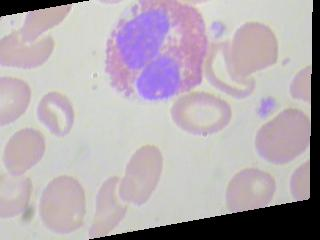
#> input picture Eosinophil_1.jpeg, 320 x 240 px
$ python main.py
#> lines starting #> are read from the running program, lines starting #| are printed output that depends on the picture
import numpy as np
import matplotlib.pyplot as plt
from PIL import Image

def cmb(path, angle):
    """Combines all of the preprocessing functions"""
#> called with path = 'Eosinophil_1.jpeg', angle = -2
    #we import the image as a numpy array
    image = np.array(Image.open(path))
#> image is the input picture: shape (240, 320, 3); mean R, G, B 180.3, 171.1, 177.3
    #we convert the image to grayscale
    grayscale_img = np.dot(image[..., :3], [0.2989, 0.5870, 0.1140])
    #we rotate the image to fit better in the frame
    rotated_img = np.array(Image.fromarray(grayscale_img).rotate(angle))
    #we remove the black background that remains after the rotation
    removed_black_img = np.where(rotated_img <= 20, 255, rotated_img)
    return removed_black_img

# [75 lines left out: functions show_all_images, show_image_set, contrast_enhancement, binary_thresholding, power_function, not called in this run]

def main():
    #import all of the images, with the preprocessing done
    eosinophil = [cmb('Eosinophil_1.jpeg', -2), cmb('Eosinophil_2.jpeg', -15), cmb('Eosinophil_3.jpeg', -5)]
#> call 2 of cmb, with path = 'Eosinophil_2.jpeg', angle = -15
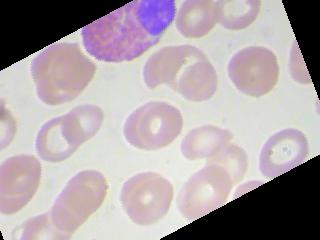
#> input picture Eosinophil_2.jpeg, 320 x 240 px
#> in cmb, image is the input picture: shape (240, 320, 3); mean R, G, B 171.5, 161.2, 165.5
#> call 3 of cmb, with path = 'Eosinophil_3.jpeg', angle = -5
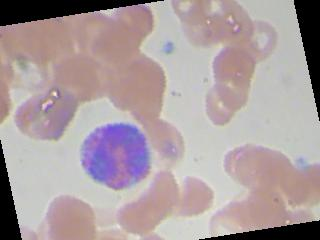
#> input picture Eosinophil_3.jpeg, 320 x 240 px
#> in cmb, image is the input picture: shape (240, 320, 3); mean R, G, B 171.1, 157.3, 159.3
    lymphocyte = [cmb('Lymphocyte_1.jpeg', 15), cmb('Lymphocyte_2.jpeg', 5), cmb('Lymphocyte_3.jpeg', 5)]
#> call 4 of cmb, with path = 'Lymphocyte_1.jpeg', angle = 15
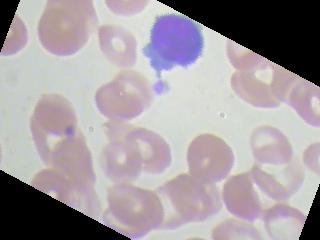
#> input picture Lymphocyte_1.jpeg, 320 x 240 px
#> in cmb, image is the input picture: shape (240, 320, 3); mean R, G, B 162.7, 155.1, 159.8
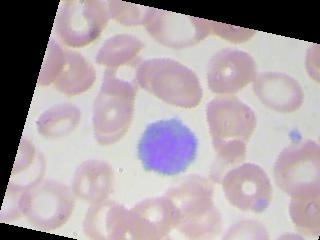
#> input picture Lymphocyte_2.jpeg, 320 x 240 px
#> in cmb, image is the input picture: shape (240, 320, 3); mean R, G, B 172.6, 161.8, 167
#> in cmb (call 5), `removed_black_img = np.where(rotated_img <= 20, 255, rotated_img)`:
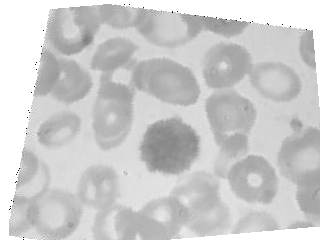
#> removed_black_img: shape (240, 320) float32; min 20.06, max 255, mean 204.3
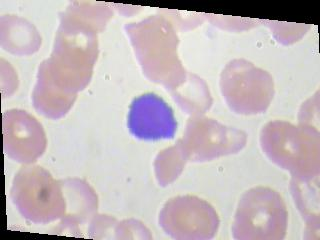
#> input picture Lymphocyte_3.jpeg, 320 x 240 px
#> in cmb, image is the input picture: shape (240, 320, 3); mean R, G, B 196.9, 185.1, 190
#> in cmb (call 6), `removed_black_img = np.where(rotated_img <= 20, 255, rotated_img)`:
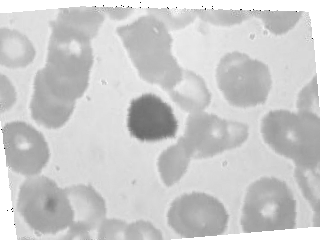
#> removed_black_img: shape (240, 320) float32; min 20.02, max 255, mean 203.5
    monocyte = [cmb('Monocyte_1.jpeg', 5), cmb('Monocyte_2.jpeg', -5), cmb('Monocyte_3.jpeg', 2)]
    neutrophil = [cmb('Neutrophil_1.jpeg', -5), cmb('Neutrophil_2.jpeg', 13), cmb('Neutrophil_3.jpeg', 0)]

    #first we show the original data
    show_all_images( "Original Data", eosinophil, lymphocyte, monocyte, neutrophil)

    #for each type of cell we apply each transformation and show the results
    eosinophil_processed = [contrast_enhancement(eosinophil[0]), binary_thresholding(eosinophil[1]), power_function(eosinophil[2])]
    lymphocyte_processed = [contrast_enhancement(lymphocyte[0]), binary_thresholding(lymphocyte[1]), power_function(lymphocyte[2])]
    monocyte_processed = [contrast_enhancement(monocyte[0]), binary_thresholding(monocyte[1]), power_function(monocyte[2])]
    neutrophil_processed = [contrast_enhancement(neutrophil[0]), binary_thresholding(neutrophil[1]), power_function(neutrophil[2])]
    #we show the results
    show_all_images( "Processed", eosinophil_processed, lymphocyte_processed, monocyte_processed, neutrophil_processed)


    # apply the same transformations to the same cell type
    #for Eosinophil cells we apply the contrast enhancement method
    eosinophil_contrasted = [contrast_enhancement(eosinophil[0]), contrast_enhancement(eosinophil[1]), contrast_enhancement(eosinophil[2])]
    #for Lymphocyte cells we apply the binary thresholding method
    lymphocyte_threshold = [binary_thresholding(lymphocyte[0]), binary_thresholding(lymphocyte[1]), binary_thresholding(lymphocyte[2])]
    #for Monocyte cells we apply the power function method
    monocyte_power = [power_function(monocyte[0]), power_function(monocyte[1]), power_function(monocyte[2])]

    #we show the results
    show_image_set("Eosinophil - Contrast Enhancement", eosinophil_contrasted, eosinophil)
    show_image_set("Lymphocyte - Binary Thresholding", lymphocyte_threshold, lymphocyte)
    show_image_set("Monocyte - Power Function", monocyte_power, monocyte)

if __name__ == "__main__":
#> (the run stopped early here; a loop or call above may not have finished)
